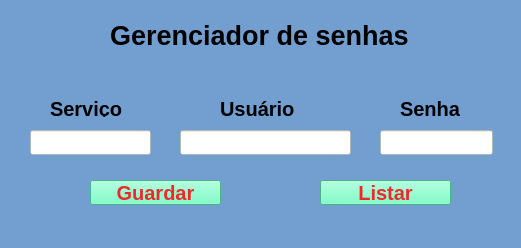
<?xml version="1.0" encoding="UTF-8"?>
<ui version="4.0">
 <class>MainWindow</class>
 <widget class="QMainWindow" name="MainWindow">
  <property name="geometry">
   <rect>
    <x>0</x>
    <y>0</y>
    <width>521</width>
    <height>248</height>
   </rect>
  </property>
  <property name="windowTitle">
   <string>MainWindow</string>
  </property>
  <property name="styleSheet">
   <string notr="true">background-color: rgb(114, 159, 207);</string>
  </property>
  <widget class="QWidget" name="centralwidget">
   <widget class="QLabel" name="label">
    <property name="geometry">
     <rect>
      <x>110</x>
      <y>20</y>
      <width>301</width>
      <height>31</height>
     </rect>
    </property>
    <property name="font">
     <font>
      <family>Arial</family>
      <pointsize>20</pointsize>
      <weight>75</weight>
      <bold>true</bold>
     </font>
    </property>
    <property name="text">
     <string>Gerenciador de senhas</string>
    </property>
   </widget>
   <widget class="QLabel" name="lbl_servico">
    <property name="geometry">
     <rect>
      <x>50</x>
      <y>100</y>
      <width>81</width>
      <height>17</height>
     </rect>
    </property>
    <property name="font">
     <font>
      <family>Arial</family>
      <pointsize>15</pointsize>
      <weight>75</weight>
      <bold>true</bold>
     </font>
    </property>
    <property name="text">
     <string>Serviço</string>
    </property>
   </widget>
   <widget class="QLineEdit" name="txt_servico">
    <property name="geometry">
     <rect>
      <x>30</x>
      <y>130</y>
      <width>121</width>
      <height>25</height>
     </rect>
    </property>
    <property name="styleSheet">
     <string notr="true">background-color: rgb(255, 255, 255);</string>
    </property>
   </widget>
   <widget class="QLabel" name="lbl_nome">
    <property name="geometry">
     <rect>
      <x>220</x>
      <y>100</y>
      <width>81</width>
      <height>17</height>
     </rect>
    </property>
    <property name="font">
     <font>
      <family>Arial</family>
      <pointsize>15</pointsize>
      <weight>75</weight>
      <bold>true</bold>
     </font>
    </property>
    <property name="text">
     <string>Usuário</string>
    </property>
   </widget>
   <widget class="QLineEdit" name="txt_nome">
    <property name="geometry">
     <rect>
      <x>180</x>
      <y>130</y>
      <width>171</width>
      <height>25</height>
     </rect>
    </property>
    <property name="styleSheet">
     <string notr="true">background-color: rgb(255, 255, 255);</string>
    </property>
   </widget>
   <widget class="QLabel" name="lbl_senha">
    <property name="geometry">
     <rect>
      <x>400</x>
      <y>100</y>
      <width>71</width>
      <height>17</height>
     </rect>
    </property>
    <property name="font">
     <font>
      <family>Arial</family>
      <pointsize>15</pointsize>
      <weight>75</weight>
      <bold>true</bold>
     </font>
    </property>
    <property name="text">
     <string>Senha</string>
    </property>
   </widget>
   <widget class="QLineEdit" name="txt_senha">
    <property name="geometry">
     <rect>
      <x>380</x>
      <y>130</y>
      <width>113</width>
      <height>25</height>
     </rect>
    </property>
    <property name="styleSheet">
     <string notr="true">background-color: rgb(255, 255, 255);</string>
    </property>
   </widget>
   <widget class="QPushButton" name="btn_guardar">
    <property name="geometry">
     <rect>
      <x>90</x>
      <y>180</y>
      <width>131</width>
      <height>25</height>
     </rect>
    </property>
    <property name="font">
     <font>
      <family>Arial</family>
      <pointsize>15</pointsize>
      <weight>75</weight>
      <bold>true</bold>
     </font>
    </property>
    <property name="styleSheet">
     <string notr="true">background-color: rgb(92, 255, 187);
color: rgb(239, 41, 41);</string>
    </property>
    <property name="text">
     <string>Guardar</string>
    </property>
   </widget>
   <widget class="QPushButton" name="btn_listar">
    <property name="geometry">
     <rect>
      <x>320</x>
      <y>180</y>
      <width>131</width>
      <height>25</height>
     </rect>
    </property>
    <property name="font">
     <font>
      <family>Arial</family>
      <pointsize>15</pointsize>
      <weight>75</weight>
      <bold>true</bold>
     </font>
    </property>
    <property name="styleSheet">
     <string notr="true">background-color: rgb(92, 255, 187);
color: rgb(239, 41, 41);</string>
    </property>
    <property name="text">
     <string>Listar</string>
    </property>
   </widget>
  </widget>
 </widget>
 <resources/>
 <connections/>
</ui>
